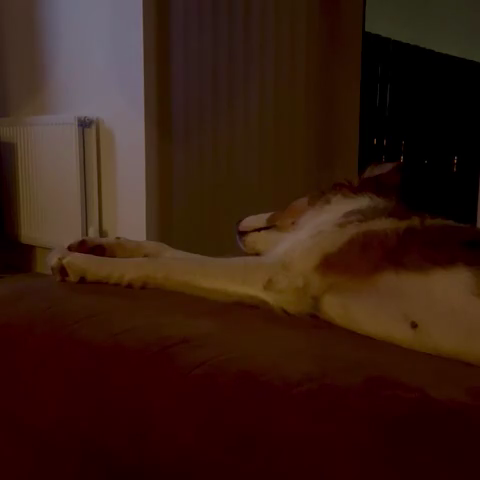
#> input picture frame 17 of movs/daphne_sleeping_compressed.mp4, 480 x 480 px
$ jupyter execute --allow-errors understanding_mm.ipynb   (shell and % lines are left out)
#> lines starting #> are read from the running program, lines starting #| are printed output that depends on the picture
[](https://colab.research.google.com/github/Tduckenfield/wisa_motionmag_tutorial/blob/main/understanding_mm.ipynb)

# Motion magnification: under the hood
This notebook explains the inner workings motion magnification code, and demonstrates the effect of parameters `k` and `width`.

[cell 1]
import numpy as np
from matplotlib import pyplot as plt
from matplotlib import animation

First, let us create a numpy datacube containing a ring which oscillates from side to side. This will serve as a good test to show clearly what the MM is doing.

[cell 2]
# Define the dimensions of the array. Small to make MM quick!
width, height = 100, 100
nframes = 200

# Create an empty array with the specified dimensions
frames = np.zeros((nframes, width, height))

# Oscillation parameters
radius = 10   # inner radius of ring in pixels. Ring will have width of 1 pixel.
period = 50   # period in frames
amplitude = 0.5 # oscillation amplitude in pixels
thick = 2    # thickness of ring in pixels

# Generate the frames
for frame in range(nframes):
    # Calculate the center position of the circle based on the frame index
    # The circle oscillates horizontally with a period of 10 frames
    center_x = float(width / 2 + amplitude * np.sin(2 * np.pi * frame / period))
    center_y = float(height / 2)

    # Create a meshgrid of coordinates
    x, y = np.meshgrid(np.arange(width), np.arange(height))

    # Calculate the distance from each point to the center of the circle
    distance = np.sqrt((x - center_x) ** 2 + (y - center_y) ** 2)

    # Assign a value of 1 to points inside the circle
    frames[frame][(distance >= radius) & (distance <= radius + thick)] = 1

# [9 lines of commented-out code are left out]

If you like, we can plot a subsection of frames to see the oscillation.

[cell 3]
# Determine the number of rows and columns in the grid
num_rows = 5
num_cols = 4

# Calculate the number of frames to plot
num_frames = float(num_rows * num_cols)
ntp = np.floor(200 / num_frames)

for i, frame in enumerate(range(0, 200, int(ntp))):
    plt.subplot(num_rows, num_cols, i + 1)
    plt.imshow(frames[frame], cmap='gray')
    plt.title('Frame {}'.format(frame))
    plt.axis('off')

# Adjust the spacing between subplots
plt.tight_layout()
plt.show()
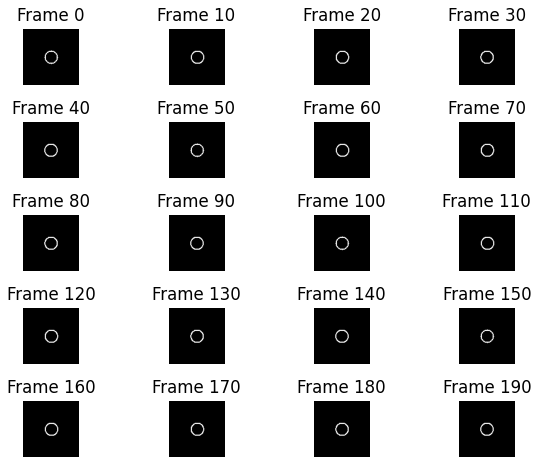
#> figure drawn by matplotlib, 20 panels

Now we make a function to do a quick animation of the datacube.
This assumes time is the first dimension, i.e. nframes = cube_array.shape[0]. \\
Please forgive my poor Python skills!

[cell 4]
from matplotlib.animation import FuncAnimation
from IPython.display import HTML

def animate_cube(cube_array, cut=True, mn=0, sd=0, interval=75, cmap='gray', plot_cbar=True):
    '''
    animate a python datacube for quick visualisation. Colourbar range of 6 standard deviations around mean unless specified.

    INPUT:
        cube_array  : name of 3D numpy array that needs to be animated, with nframes being 1st dimension.
        cut         : trim #pixels off of the image's edge to remove edge detector effects.
                      Note default = True since 0 returns empty array(?!).
        mn          : mean of the cube | Used for contrast
        sd          : std of the cube  | Used for contrast
        interval    : #of ms between each frame.
        cmap        : colormap. Default='gray', consider 'hot'
        plot_cbar   : set to False to not show colourbar.

    OUTPUT:
        animated window going through the cube.

    '''
#> called with cube_array = array of shape (200, 100, 100), cut = True, mn = 0, sd = 0, interval = 75, cmap = 'gray', plot_cbar = False

    fig = plt.figure()
    std = np.std(cube_array[0])
    mean = np.mean(cube_array[0])
    if mn==sd and mn==0:
        img = plt.imshow(cube_array[0][cut:-cut, cut:-cut], animated=True, vmax=mean+3*std, vmin=mean-3*std, cmap=cmap)
    else:
        img = plt.imshow(cube_array[0][cut:-cut, cut:-cut], animated=True, vmax=mn+3*sd, vmin=mn-3*sd, cmap=cmap)

    def updatefig(i):
        img.set_array(cube_array[i][cut:-cut, cut:-cut])
        return img,

    ani = FuncAnimation(fig, updatefig, frames=cube_array.shape[0],                                  interval=interval, blit=True)
    if plot_cbar==True:
        plt.colorbar()

    # Set up the HTML video player
    video = HTML(ani.to_jshtml())
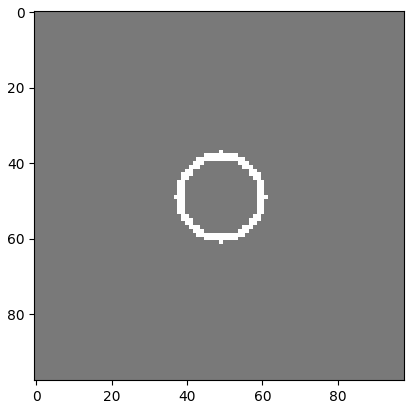
#> figure drawn by matplotlib, 1 panel

    # Display the video player
    display(video)
    plt.show()
    # ani.save('cube_movie.avi', writer="ffmpeg", fps=15)
plt.show()

[cell 5]
animate_cube(frames, plot_cbar=False)

Now we get to the good bit: **motion magnification**! We need the Dual Tree Complex Wavelet Transform library, and the MM algorithm we will use based on it, from our colleague [Sergey Anfinogentov's github](https://github.com/Sergey-Anfinogentov/motion_magnification.git).

[cell 6]
%cd /content/motion_magnification
from magnify import *

Let us motion magnify this data. Very simply...

[cell 7]
k = 5      # Pick a magnification factor
width= 120 # width
#> (the rest of this cell did not finish here and is left out)

#> (a cell that did not finish here is left out)

Clearly we have magnified the oscillation! We can take a quick look at a "time distance plot" - just a cut of pixels through the centre.

#> (a cell that did not finish here is left out)

It is clear to see that the oscillation is more visible after motion magnification, whilst the period remains the same.

Now that we have seen how the MM is implemented, let us dig into the detail. You can see that there are only 2 parameters we need for this function.

# Magnification factor `k`
This is simply the factor by which we will scale the phases in our specified period band, which will amplify any coherent displacements with periods lying within this band.

\\
Thinking about what the magnification is doing "under the hood", every wavelet component (in the 6 directions and for each scale) only `feels' the intensity distribution near its own position, within the size of the envelope of the mother wavelet. When we change the phases, we modify the reconstructed image but *only* in the local spatial neighbourhood of that component. We can not 'move' this component beyond the envelope of the mother wavelet (remember we leave the component's absolute value alone). Thus there is an upper limit on how much we can amplify motions. Trying to move beyond this limit will try to translate signal beyond where the absolute value is constant, losing the linear scaling property whilst also leading to distortion.

\\
In the solar case, when using a wide period band + short filter banks whilst searching for oscillation amplitudes $\lt$ 5 pixels, we can not push the amplification too far (see below for [Fig. 3a Anfinogentov & Nakariakov 2016](http://link.springer.com/10.1007/s11207-016-1013-z)). Further analysis of the signal will benefit from less distortion of features, so I recommend keeping `k` as small as possible while still highlighting previously hidden features.
In my experience, `k=5` is a good starting point when initially searching for decayless oscillations in solar data.

#> (a cell that did not finish here is left out)

# Smoothing window width `w`
This is a period (in frames) which determines the length of the filter applied to the phases which are amplified during MM. Any oscillations with periodicity less than `w` should be linearly amplified by the motion magnification.
This parameter **must** be greater than the periodicity of the signal of interest.

Since we do not know exactly what oscillation period we are looking for, we must ensure we stay in the regime where the period scaling is the same for all periods. As you can see from the (figure below [Fig. 3b Anfinogentov & Nakariakov 2016](http://link.springer.com/10.1007/s11207-016-1013-z)), the scaling is not perfectly linear for very short oscillations. Further, recall the MM has a 2-frame smoother on the amplified phases. Thus one must be careful when oscillations appear at very short periods ($\lt$10 frames) and check they are not artefacts... thank goodness for the time resolution of SoLO/HRI!

Nonetheless it is worth stressing, it is **remarkable** how we can enhance *all* periodic signals less than the smoothing width linearly using the MM algorithm.

In my experience, using a smoothing width greater than or equal to 120 frames for 12 second cadence SDO/AIA data works well.

#> (a cell that did not finish here is left out)

# Potency of MM in sub-pixel regime

Another remarkable property of the MM algorithm here is the robustness of the amplification:

1.  When multiple structures are oscillating close to each other (see [Fig 5 Anfinogentov & Nakariakov 2016](http://link.springer.com/10.1007/s11207-016-1013-z))
2.  The scaling of the magnified amplitude to input  amplitude, which remains linear even for initial amplitudes of 0.01 pixel!
3.  The  transverse intensity profile is found to keep its steepness + shape well after magnification. This is important when considering the study of coronal loops, since transverse density structuring (and possible development of turbulence etc) are important physical effects.

For more information, the reader is recommended to see [Zhong+ 2021](http://dx.doi.org/10.1007/s11207-021-01870-w) or ask Sihui at the dinner!

[cell 12]
k = 2 #Magnification
width= 120 # width
#> (the rest of this cell did not finish here and is left out)

#> (a cell that did not finish here is left out)

#> (a cell that did not finish here is left out)

[cell 15]
k= 5 #Magnification
width= 80 # width
#> (the rest of this cell did not finish here and is left out)

# Pseudo code
Let us consider what is happening in the motion magnification.
The pseudo code for the algorithm goes something like this:

1. Load in image sequence, ensuring first frame is data[0,:,:]
2. Transform each frame of our video into the DT$\mathbb{C}$WT space. Each image $I^t$ is decomposed into a low pass image $L^t$ and a number of high pass images $H^t_s$ for different spatial scales $s$
> Recall that for each scale/level, the image was decomposed with (2) wavelet(s) in 6 directions to form *complex* coefficients.
We collect all these coefficients into the `pyramid` which has as many elements as there are frames.
3. For each level, calculate the phases from our pyramid of $H^t_s$.
> We actually get the array of *cumulative* angle against time for that scale, which avoids phase discontinuities as 0 $→2\pi$. The formula is $\Phi^t_s(x,y) = \sum_{\tau = 0}^t \phi\left(H^{\tau+1}_s(x,y) / H^{\tau}_s(x,y \right)$.
4. Calculate a phase trend $\overline{\Phi}^t_s$, which is $\Phi^t_s$ smoothed through convolution with a filter of length `w`. This trend will be maintained through the MM, since we need "good" phase information to reconstruct the intensity image.
> The filter used is a flattop filter, not Gaussian or boxcar. The flattop filter is carefully designed to take the most accurate measurement of *signal amplitude* in frequency space (minimal power in scallops, as flat as possible).
5. Now we multiply the high frequency variations of the phase, which is simply the phases minus trend $\Phi^t_s - \overline{\Phi}^t_s$, by the magnification factor ```k```.
> In total we get $\begin{equation} (\Phi_\text{out})^t_s = \overline{\Phi}^t_s + k\left({\Phi}^t_s - \overline{\Phi}^t_s\right) \end{equation}$, so all motions with timescales $\lt$ `w` are amplified.
6. It is important to note **we also smooth the array of phases output $(\Phi_\text{out})^t_s$ by a filter of width 2**. This was found to greatly improve the result of MM on solar data, since high-frequency noise in the phase will also be amplified in the previous step.
> **Of crucial importance:** the oscillation of interest must have a periodicity greater than this smoothing window, else false oscillations may appear. \\
> You can see the effect this phase smoothing alone has by setting your width equal to the length of the data and no magnification, `k=1`, `w=nframes`.)
7. We construct the output high pass images by recombining the (original) absolute values with the new phases, $(H_\text{out})^t_s = |H^t_s| \exp i (\Phi_\text{out})^t_s $.
8. Finally we transform back to get our motion magnified images, combining the modified high pass complex components $H_\text{out}^t$ for all scales $s$ with the low pass image $L^t$.

Note: SA's function ``` phase(pyramids...) ``` will return all numbers with modulus 1 where 0 -> 1. This is to be used for extracting the angles from. Note we do not look at the angles as they evolve over a pyramid level, since this would be moving spatially across one frame. We care about phase changes *temporally* so we must make an array of phases for each scale.

Note 2: now it should be more clear why the magnification of the annulus appears to have an aura-like artefact. The annulus has a steep + poorly resolved jump across the boundary and so is prone to ringing.
I think of it like this: the wave troughs in the low pass image (remember we sacrifice spatial resolution for spectral when using a wavelet) are not sufficiently `filled in' by the high pass components, since we have modified the phases in MM. Had we left the high pass components unchanged, the reconstruction would be perfect despite the low pass appearing ringy.

# Effect of the two frame smoother
The following plot shows the smoother (flattop filter of width 2) used inside the motion magnification routine. This filter is convolved with the array of (cumulative) phases post-magnification, before being transformed back into an image sequence. Note that this mildly denoises the image, since a small incoherent change in the intensity will be spread across the phases at many scales.

[cell 16]
from scipy import signal
fig, ax = plt.subplots()
window_size =  round(2/0.2327)
#> (the rest of this cell did not finish here and is left out)

Here we isolate the effect of the 2 frame smoother only.

[cell 17]
k= 1 # No magnification
width = nframes # Set the phase `trend' to be the whole duration. May be some apodisation.
#> (the rest of this cell did not finish here and is left out)

To finish, let us return to my *gorgeous* dog again! We can motion magnify any video, so why not this video of her sleeping which I took last night. Not creepy at all...

First let us animate (+ compress) the original video.

[cell 18]
from IPython.display import HTML
from base64 import b64encode
import os
#from google.colab import drive
#drive.mount('/content/gdrive')

# Input video path
#save_path = "/content/gdrive/MyDrive/daphne_sleeping.mov"
save_path = "/content/daphne_sleeping.mov"

# Compressed video path. Works with mp4, mov etc. Compress since colab sometimes fails if too big.
compressed_path = "/content/daphne_sleeping_compressed.mp4"

# Use ffmpeg to convert video
os.system(f"ffmpeg -i {save_path} -vcodec libx264 {compressed_path}")

# Show video
mp4 = open(compressed_path,'rb').read()
data_url = "data:video/mp4;base64," + b64encode(mp4).decode()
HTML("""
<video width=400 controls>
      <source src="%s" type="video/mp4">
</video>
""" % data_url)

You can see large intensity variations from the light of the TV. Now let us read in the mp4 as a numpy array.

[cell 19]
import cv2

input_video_filename = compressed_path

videoReader = cv2.VideoCapture(input_video_filename)  # create video object
nFrames = int(videoReader.get(cv2.CAP_PROP_FRAME_COUNT))
frameWidth = int(videoReader.get(cv2.CAP_PROP_FRAME_WIDTH))
frameHeight = int(videoReader.get(cv2.CAP_PROP_FRAME_HEIGHT))

print("Total Number of Frames = ", nFrames)
print("Each frame has dimensions = ",frameHeight,"x", frameWidth) # Which way around?

# Note we specify float32 since necessary for cv2.color_bgr2gray
img_array_rgb = np.zeros((nFrames, frameHeight,frameWidth, 3), np.dtype("float32"))
img_array = np.zeros((nFrames, frameHeight,frameWidth), np.dtype("float32"))

nf = 0
ret = True

while (nf < nFrames  and ret):  # Could do for loop as well
#		print("frame: " + str(nf))
    ret, img_array_rgb[nf] = videoReader.read()
    img_array[nf] = cv2.cvtColor(img_array_rgb[nf], cv2.COLOR_RGB2GRAY)
    nf += 1
# [5 lines of commented-out code are left out]

videoReader.release()
